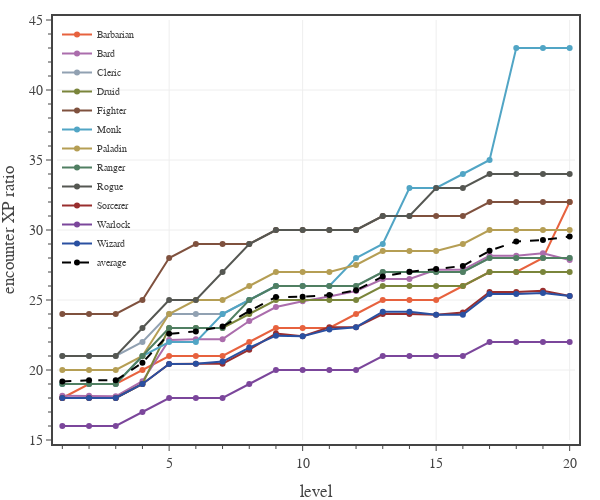

Notebook code for this chart:
### Code cell
# Plots XP increase - +1 Attack Bonus
pc_data_file = f'./pc data - BL Medium 2 short rests.json'
with open(pc_data_file, 'r') as fin:
    pc_data0 = json.load(fin)

# create figure
fig = go.Figure(
    layout=go.Layout(
        template=TFB_TEMPLATE,
        xaxis=dict(
            title_text='level',
            range=[0.8, 20.2],
            tick0=0, dtick=5,
            minor=dict(tick0=0, dtick=1),
        ),
        yaxis=dict(
            fixedrange=False,
            title_text='encounter XP ratio',
            range=[15, 45],
            tick0=0, dtick=5,
            minor=dict(tick0=0, dtick=1),
        ),
        legend=dict(
            orientation='v',
            yanchor='top',   y=1.00,
            xanchor='left',  x=0.00,
        ),
    )
)

# plot data
levels = np.array(range(1,21,1))
ymean = np.zeros(20)
for pc in pc_data0:
    y = np.array([x['armor class'] + x['attack bonus'] - 2 for x in pc_data0[pc]])
    ymean += y
    fig.add_trace(go.Scatter(
        x=levels, 
        y=y,
        mode='lines+markers', 
        line={'color': PC_CLASSES[pc]['color']},
        unselected=dict(marker=dict(opacity=0.0)),
        name=pc,
        hovertemplate=
            '<b>'+pc+'</b><br>'+
            'lvl %{x}<br>'+
            'AC + AB - 2 %{y:.1f}'+
            '<extra></extra>'
    ))

ymean /= len(pc_data0)
fig.add_trace(go.Scatter(
    x=levels, 
    y=ymean,
    mode='lines+markers', 
    line={'color': 'black', 'dash': 'dash'},
    unselected=dict(marker=dict(opacity=0.0)),
    name='average',
    hovertemplate=
        '<b>'+pc+'</b><br>'+
        'lvl %{x}<br>'+
        'AC + AB - 2 %{y:.1f}'+
        '<extra></extra>'
))

# show figure
fig.update_layout(width=600, height=500)
fig.show(config=TFB_CONFIG)

# save figures
if SAVEFIGS:
    """fig.update_layout(autosize=True, width=None, height=None)
    save_fig_html(fig, format='large', name=f'./fig-encounter-xp-ab-bonus-large', style='aspect-ratio:600/500')
    save_fig_html(fig, format='small', name=f'./fig-encounter-xp-ab-bonus-small', style='aspect-ratio:600/500')"""
    pass

### Figure 1 — Plotly figure (JSON) as saved in the notebook; plotly's stock layout.template omitted (floating-point values rounded to 4 significant figures)
{"data": [{"hovertemplate": "<b>Barbarian</b><br>lvl %{x}<br>AC + AB - 2 %{y:.1f}<extra></extra>", "line": {"color": "#E7623E"}, "mode": "lines+markers", "name": "Barbarian", "type": "scatter", "unselected": {"marker": {"opacity": 0}}, "x": [1, 2, 3, 4, 5, 6, 7, 8, 9, 10, 11, 12, 13, 14, 15, 16, 17, 18, 19, 20], "y": [18, 19, 19, 20, 21, 21, 21, 22, 23, 23, 23, 24, 25, 25, 25, 26, 27, 27, 28, 32]}, {"hovertemplate": "<b>Bard</b><br>lvl %{x}<br>AC + AB - 2 %{y:.1f}<extra></extra>", "line": {"color": "#AB6DAC"}, "mode": "lines+markers", "name": "Bard", "type": "scatter", "unselected": {"marker": {"opacity": 0}}, "x": [1, 2, 3, 4, 5, 6, 7, 8, 9, 10, 11, 12, 13, 14, 15, 16, 17, 18, 19, 20], "y": [18.17, 18.17, 18.12, 19.2, 22.14, 22.2, 22.2, 23.5, 24.5, 24.91, 25.25, 25.65, 26.5, 26.5, 27.16, 27.16, 28.16, 28.16, 28.33, 27.86]}, {"hovertemplate": "<b>Cleric</b><br>lvl %{x}<br>AC + AB - 2 %{y:.1f}<extra></extra>", "line": {"color": "#91A1B2"}, "mode": "lines+markers", "name": "Cleric", "type": "scatter", "unselected": {"marker": {"opacity": 0}}, "x": [1, 2, 3, 4, 5, 6, 7, 8, 9, 10, 11, 12, 13, 14, 15, 16, 17, 18, 19, 20], "y": [21, 21, 21, 22, 24, 24, 24, 25, 26, 26, 26, 26, 27, 27, 27, 27, 28, 28, 28, 28]}, {"hovertemplate": "<b>Druid</b><br>lvl %{x}<br>AC + AB - 2 %{y:.1f}<extra></extra>", "line": {"color": "#7A853B"}, "mode": "lines+markers", "name": "Druid", "type": "scatter", "unselected": {"marker": {"opacity": 0}}, "x": [1, 2, 3, 4, 5, 6, 7, 8, 9, 10, 11, 12, 13, 14, 15, 16, 17, 18, 19, 20], "y": [18, 18, 18, 19, 23, 23, 23, 24, 25, 25, 25, 25, 26, 26, 26, 26, 27, 27, 27, 27]}, {"hovertemplate": "<b>Fighter</b><br>lvl %{x}<br>AC + AB - 2 %{y:.1f}<extra></extra>", "line": {"color": "#7F513E"}, "mode": "lines+markers", "name": "Fighter", "type": "scatter", "unselected": {"marker": {"opacity": 0}}, "x": [1, 2, 3, 4, 5, 6, 7, 8, 9, 10, 11, 12, 13, 14, 15, 16, 17, 18, 19, 20], "y": [24, 24, 24, 25, 28, 29, 29, 29, 30, 30, 30, 30, 31, 31, 31, 31, 32, 32, 32, 32]}, {"hovertemplate": "<b>Monk</b><br>lvl %{x}<br>AC + AB - 2 %{y:.1f}<extra></extra>", "line": {"color": "#51A5C5"}, "mode": "lines+markers", "name": "Monk", "type": "scatter", "unselected": {"marker": {"opacity": 0}}, "x": [1, 2, 3, 4, 5, 6, 7, 8, 9, 10, 11, 12, 13, 14, 15, 16, 17, 18, 19, 20], "y": [19, 19, 19, 21, 22, 22, 24, 25, 26, 26, 26, 28, 29, 33, 33, 34, 35, 43, 43, 43]}, {"hovertemplate": "<b>Paladin</b><br>lvl %{x}<br>AC + AB - 2 %{y:.1f}<extra></extra>", "line": {"color": "#B59E54"}, "mode": "lines+markers", "name": "Paladin", "type": "scatter", "unselected": {"marker": {"opacity": 0}}, "x": [1, 2, 3, 4, 5, 6, 7, 8, 9, 10, 11, 12, 13, 14, 15, 16, 17, 18, 19, 20], "y": [20, 20, 20, 21, 24, 25, 25, 26, 27, 27, 27, 27.5, 28.5, 28.5, 28.5, 29, 30, 30, 30, 30]}, {"hovertemplate": "<b>Ranger</b><br>lvl %{x}<br>AC + AB - 2 %{y:.1f}<extra></extra>", "line": {"color": "#507F62"}, "mode": "lines+markers", "name": "Ranger", "type": "scatter", "unselected": {"marker": {"opacity": 0}}, "x": [1, 2, 3, 4, 5, 6, 7, 8, 9, 10, 11, 12, 13, 14, 15, 16, 17, 18, 19, 20], "y": [19, 19, 19, 21, 23, 23, 23, 25, 26, 26, 26, 26, 27, 27, 27, 27, 28, 28, 28, 28]}, {"hovertemplate": "<b>Rogue</b><br>lvl %{x}<br>AC + AB - 2 %{y:.1f}<extra></extra>", "line": {"color": "#555752"}, "mode": "lines+markers", "name": "Rogue", "type": "scatter", "unselected": {"marker": {"opacity": 0}}, "x": [1, 2, 3, 4, 5, 6, 7, 8, 9, 10, 11, 12, 13, 14, 15, 16, 17, 18, 19, 20], "y": [21, 21, 21, 23, 25, 25, 27, 29, 30, 30, 30, 30, 31, 31, 33, 33, 34, 34, 34, 34]}, {"hovertemplate": "<b>Sorcerer</b><br>lvl %{x}<br>AC + AB - 2 %{y:.1f}<extra></extra>", "line": {"color": "#992E2E"}, "mode": "lines+markers", "name": "Sorcerer", "type": "scatter", "unselected": {"marker": {"opacity": 0}}, "x": [1, 2, 3, 4, 5, 6, 7, 8, 9, 10, 11, 12, 13, 14, 15, 16, 17, 18, 19, 20], "y": [18, 18, 18, 19, 20.43, 20.45, 20.45, 21.45, 22.6, 22.41, 23.05, 23.06, 24, 24, 23.95, 24.11, 25.58, 25.58, 25.67, 25.29]}, {"hovertemplate": "<b>Warlock</b><br>lvl %{x}<br>AC + AB - 2 %{y:.1f}<extra></extra>", "line": {"color": "#7B469B"}, "mode": "lines+markers", "name": "Warlock", "type": "scatter", "unselected": {"marker": {"opacity": 0}}, "x": [1, 2, 3, 4, 5, 6, 7, 8, 9, 10, 11, 12, 13, 14, 15, 16, 17, 18, 19, 20], "y": [16, 16, 16, 17, 18, 18, 18, 19, 20, 20, 20, 20, 21, 21, 21, 21, 22, 22, 22, 22]}, {"hovertemplate": "<b>Wizard</b><br>lvl %{x}<br>AC + AB - 2 %{y:.1f}<extra></extra>", "line": {"color": "#2A50A1"}, "mode": "lines+markers", "name": "Wizard", "type": "scatter", "unselected": {"marker": {"opacity": 0}}, "x": [1, 2, 3, 4, 5, 6, 7, 8, 9, 10, 11, 12, 13, 14, 15, 16, 17, 18, 19, 20], "y": [18, 18, 18, 19, 20.43, 20.45, 20.6, 21.6, 22.45, 22.41, 22.9, 23.06, 24.17, 24.17, 23.95, 23.95, 25.42, 25.42, 25.5, 25.29]}, {"hovertemplate": "<b>Wizard</b><br>lvl %{x}<br>AC + AB - 2 %{y:.1f}<extra></extra>", "line": {"color": "black", "dash": "dash"}, "mode": "lines+markers", "name": "average", "type": "scatter", "unselected": {"marker": {"opacity": 0}}, "x": [1, 2, 3, 4, 5, 6, 7, 8, 9, 10, 11, 12, 13, 14, 15, 16, 17, 18, 19, 20], "y": [19.18, 19.26, 19.26, 20.52, 22.58, 22.76, 23.1, 24.21, 25.21, 25.23, 25.35, 25.69, 26.68, 27.01, 27.21, 27.43, 28.51, 29.18, 29.29, 29.54]}], "layout": {"height": 500, "legend": {"orientation": "v", "x": 0, "xanchor": "left", "y": 1, "yanchor": "top"}, "width": 600, "xaxis": {"dtick": 5, "minor": {"dtick": 1, "tick0": 0}, "range": [0.8, 20.2], "tick0": 0, "title": {"text": "level"}}, "yaxis": {"dtick": 5, "fixedrange": false, "minor": {"dtick": 1, "tick0": 0}, "range": [15, 45], "tick0": 0, "title": {"text": "encounter XP ratio"}}}}
